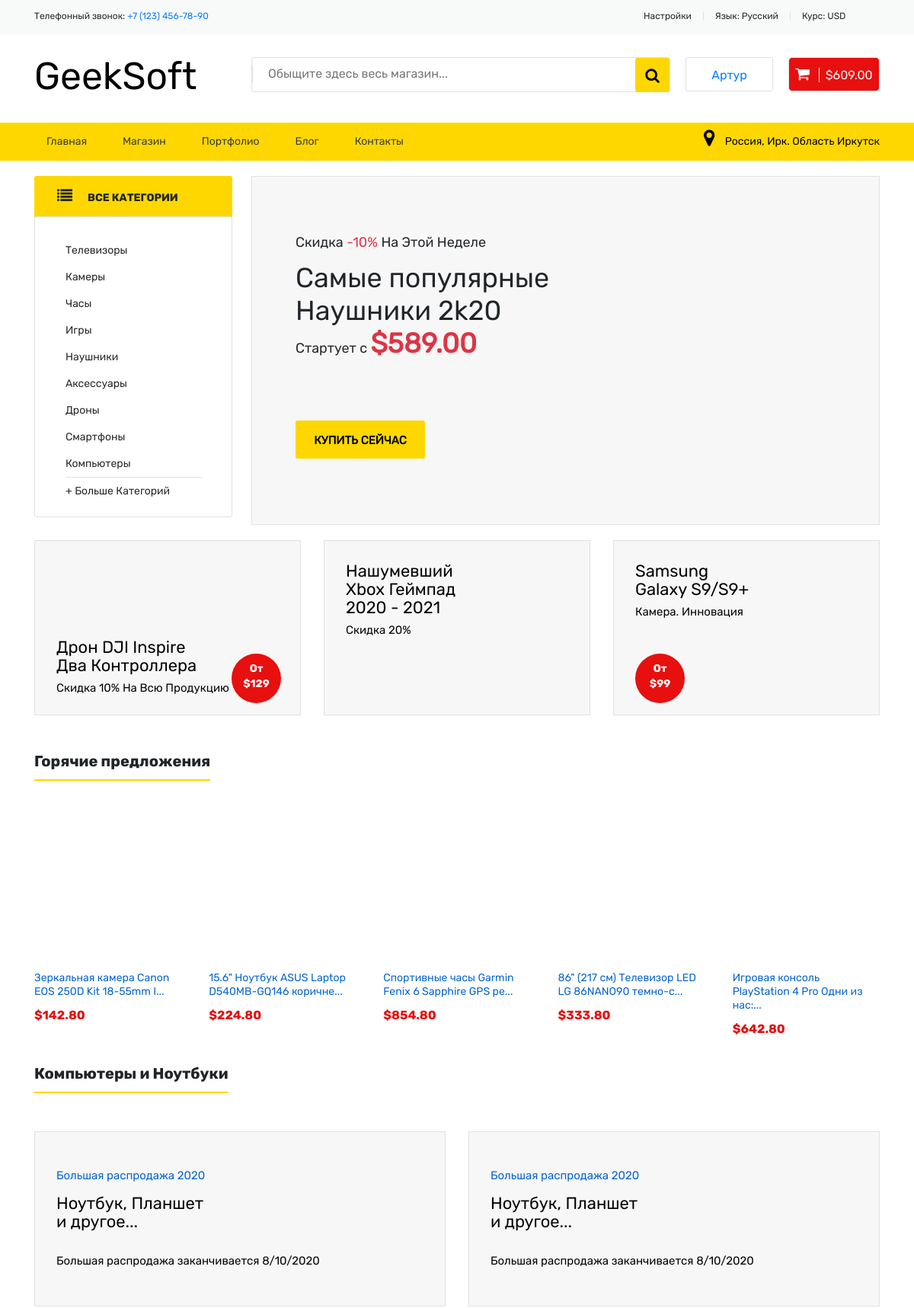
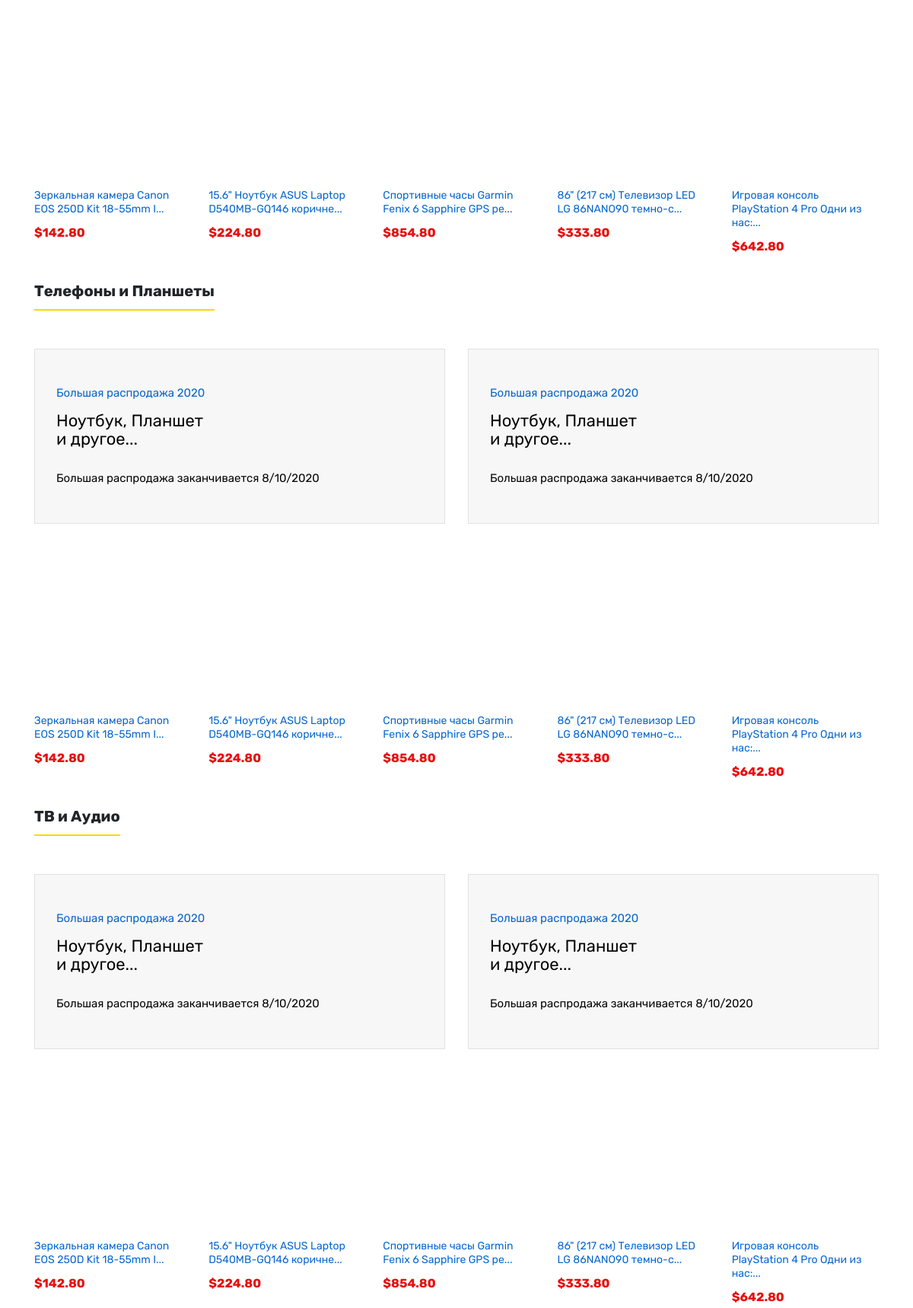
The page / (signed in, upper part) on the database its author committed (2 pictures, top to bottom).
### tables this page shows
CREATE TABLE categories
(
    id integer primary key autoincrement,
    title text
);

CREATE TABLE products
(
    id integer primary key autoincrement,
    title text,
    image_url text,
    price real,
    count integer,
    mini_description text,
    specifications text,
    description text
);

### app.py (the view)
@app.route('/')
def main():
    conn = sqlite3.connect(db_path)
    cur = conn.cursor()
    cur.execute('''select title, image_url, price from products;''')
    products = []
    for item in cur.fetchall():
        products.append(list(item))
    shuffle(products)
    context.update({'products': products})
    cur.execute("select title from categories;")
    categories_list = []
    for item in cur.fetchall():
        categories_list.append(item[0])
    context.update({'categories': categories_list})
    conn.close()
    return render_template("index.html", **context)

### templates/index.html (shortened to what this page needs)
{% extends 'base.html' %}
{% block main %}
    <main>
        <div class="container">
            <div class="offer">
                <div class="row">
                    <div class="col-md-3">
                        <div class="categories">
                            <div class="categories_title text-uppercase">
                                <p><i class="fa fa-list" aria-hidden="true"></i>Все категории</p>
                            </div>
                            <div class="categories_list">
                                <ul>
                                    {% for item in categories %}
                                        <li><a href="/shop?category={{ item }}">{{ item }}</a></li>
                                    {% endfor %}
                                    <li>
                                        <div class="categories_more">
                                            <a href="/shop/">+ Больше Категорий</a>
                                        </div>
                                    </li>
                                </ul>
                            </div>
                        </div>
                    </div>
                    <div class="col-md-9">
                        <div class="main_offer_block">
                            <p>Скидка <span class="text-danger">-10%</span> На Этой Неделе</p>
                            <h1>Самые популярные
                                <br>Наушники 2k20</h1>
                            <p>Стартует с <span class="text-danger">$589.00</span></p>
                            <a href="/details/"><input type="submit" name="" value="Купить сейчас"></a>
                        </div>
                    </div>
                    <div class="col-md-4">
                        <a href="/details/">
                            <div class="little_offer_block little_offer_block-first">
                                <div class="price">
                                    От <br> $129
                                </div>
                                <h2>Дрон DJI Inspire
                                    <br>Два Контроллера</h2>
                                <p>Скидка 10% На Всю Продукцию</p>
                            </div>
                        </a>
                    </div>
                    <div class="col-md-4">
                        <a href="/details/">
                            <div class="little_offer_block">
                                <h2>Нашумевший
                                    <br>Xbox Геймпад
                                    <br>2020 - 2021</h2>
                                <p>Скидка 20%</p>
                            </div>
                        </a>
                    </div>
                    <div class="col-md-4">
                        <a href="/details/">
                            <div class="little_offer_block">
                                <div class="price">
                                    От<br>$99
                                </div>
                                <h2>Samsung <br>Galaxy S9/S9+</h2>
                                <p>Камера. Инновация</p>
                            </div>
                        </a>
                    </div>
                </div>
            </div>
            <div class="products_block">
                <h2 class="section_title">Горячие предложения</h2>
                <div class="row products_list_block">
                    <div class="products_card_wrapper">
                        {% for product in products[:5] %}
                            <div class="col-md-2">
                                <div class="product_card ">
                                    <a href="/details?title={{ product[0] }}">
                                        <div class="product_card_img"
                                             style="background-image: url({{ product[1] }})"></div>
                                        <p class="product_card_title">{{ product[0][:46] }}...</p>
                                        <p class="price text-black">&dollar;{{ product[2] }}0</p>
                                    </a>
                                </div>
                            </div>
                        {% endfor %}
                    </div>
                </div>
            </div>
            <div class="products_block">
                <h2 class="section_title">Компьютеры и Ноутбуки</h2>
                <div class="row products_list_block">
                    <div class="col-md-6">
                        <a href="/details/">
                            <div class="little_offer_block">
                                <p class="sale_block_title">Большая распродажа 2020</p>
                                <h2>Ноутбук, Планшет
                                    <br>и другое...</h2>
                                <p class="ends_in">Большая распродажа заканчивается 8/10/2020</p>
                            </div>
                        </a>
                    </div>
                    <div class="col-md-6">
                        <a href="/details/">
                            <div class="little_offer_block">
                                <p class="sale_block_title">Большая распродажа 2020</p>
                                <h2>Ноутбук, Планшет
                                    <br>и другое...</h2>
                                <p class="ends_in">Большая распродажа заканчивается 8/10/2020</p>
                            </div>
                        </a>
                    </div>
                    <div class="products_card_wrapper">
                        {% for product in products[:5] %}
                            <div class="col-md-2">
                                <div class="product_card ">
                                    <a href="/details?title={{ product[0] }}">
                                        <div class="product_card_img"
                                             style="background-image: url({{ product[1] }})"></div>
                                        <p class="product_card_title">{{ product[0][:46] }}...</p>
                                        <p class="price text-black">&dollar;{{ product[2] }}0</p>
                                    </a>
                                </div>
                            </div>
                        {% endfor %}
                    </div>
                </div>
            </div>
            <div class="products_block">
                <h2 class="section_title">Телефоны и Планшеты</h2>
                <div class="row products_list_block">
                    <div class="col-md-6">
                        <a href="/details/">
                            <div class="little_offer_block">
                                <p class="sale_block_title">Большая распродажа 2020</p>
                                <h2>Ноутбук, Планшет
                                    <br>и другое...</h2>
                                <p class="ends_in">Большая распродажа заканчивается 8/10/2020</p>
                            </div>
                        </a>
                    </div>
                    <div class="col-md-6">
                        <a href="/details/">
                            <div class="little_offer_block">
                                <p class="sale_block_title">Большая распродажа 2020</p>
                                <h2>Ноутбук, Планшет
                                    <br>и другое...</h2>
                                <p class="ends_in">Большая распродажа заканчивается 8/10/2020</p>
                            </div>
                        </a>
                    </div>
                    <div class="products_card_wrapper">
                        {% for product in products[:5] %}
                            <div class="col-md-2">
                                <div class="product_card ">
                                    <a href="/details?title={{ product[0] }}">
                                        <div class="product_card_img"
                                             style="background-image: url({{ product[1] }})"></div>
                                        <p class="product_card_title">{{ product[0][:46] }}...</p>
                                        <p class="price text-black">&dollar;{{ product[2] }}0</p>
                                    </a>
                                </div>
                            </div>
                        {% endfor %}
                    </div>
                </div>
            </div>
            <div class="products_block">
                <h2 class="section_title">ТВ и Аудио</h2>
                <div class="row products_list_block">
                    <div class="col-md-6">
                        <a href="/details/">
                            <div class="little_offer_block">
                                <p class="sale_block_title">Большая распродажа 2020</p>
                                <h2>Ноутбук, Планшет
                                    <br>и другое...</h2>
                                <p class="ends_in">Большая распродажа заканчивается 8/10/2020</p>
                            </div>
                        </a>
                    </div>
                    <div class="col-md-6">
                        <a href="/details/">
                            <div class="little_offer_block">
                                <p class="sale_block_title">Большая распродажа 2020</p>
                                <h2>Ноутбук, Планшет
                                    <br>и другое...</h2>
                                <p class="ends_in">Большая распродажа заканчивается 8/10/2020</p>
                            </div>
                        </a>
                    </div>
                    <div class="products_card_wrapper">
                        {% for product in products[:5] %}
                            <div class="col-md-2">
                                <div class="product_card ">
                                    <a href="/details?title={{ product[0] }}">
                                        <div class="product_card_img"
                                             style="background-image: url({{ product[1] }})"></div>
                                        <p class="product_card_title">{{ product[0][:46] }}...</p>
                                        <p class="price text-black">&dollar;{{ product[2] }}0</p>
                                    </a>
                                </div>
                            </div>
                        {% endfor %}
                    </div>
                </div>
            </div>
        </div>
    </main>
{% endblock %}

### static/css/main.css (style rules this page uses)
body { font-family: "Rubik", sans-serif; }
p { font-size: 14px; line-height: 18px; font-weight: 400; }
main { margin-top: 20px; }
.categories { margin: 10px auto; }
.categories_title { font-family: "Rubik-bold", sans-serif; border-radius: 3px; width: 260px; background-color: #fed700; font-size: 14px; font-weight: 500; vertical-align: middle; margin: -10px auto 0; }
.categories_title p { padding: 18px 30px; vertical-align: middle; margin-bottom: 0; }
.categories_title p i { font-size: 20px; padding-right: 20px; margin-top: -2px; }
.categories_list { width: 260px; background-color: #ffffff; border: 1px solid #e1e1e1; border-radius: 3px; padding-top: 26px; margin: -3px auto 0; }
.categories_list li { list-style-type: none; font-size: 14px; line-height: 35px; }
.categories_list li a { font-weight: 400; color: #242424; }
.categories_more { border-top: 1px solid #e1e1e1; width: 180px; }
.main_offer_block { background-color: #f7f7f7; border: 1px solid #e1e1e1; width: 100%; height: 100%; padding: 77px 57px; }
.main_offer_block p { font-size: 18px; }
.main_offer_block h1 { font-size: 36px; padding-bottom: 5px; }
.main_offer_block p:last-of-type span { font-size: 36px; font-weight: 800; }
.main_offer_block input { width: 170px; height: 50px; background-color: #fed700; font-size: 15px; font-weight: 800; line-height: 50px; text-align: center; margin-top: 70px; border: 0; border-radius: 3px; text-transform: uppercase; }
.little_offer_block { background-color: #f7f7f7; border: 1px solid #e1e1e1; height: 230px; padding: 28px; margin-top: 20px; margin-bottom: 30px; color: #000; transition: 0.3s; }
.little_offer_block h2 { font-size: 22px; line-height: 24px; }
.little_offer_block p { font-size: 15px; line-height: 18px; }
.little_offer_block .price { font-family: "Rubik-bold"; position: absolute; width: 65px; height: 65px; background-color: #e80f0f; border-radius: 100%; font-size: 14px; line-height: 20px; font-weight: 500; color: #fff; text-align: center; padding-top: 10px; margin-top: 120px; }
.little_offer_block .sale_block_title { color: #0363cd; margin-top: 20px; }
.little_offer_block p.ends_in { margin-top: 30px; }
.little_offer_block-first h2 { margin-top: 100px; }
.little_offer_block-first .price { margin-left: 230px; }
.products_block { margin-top: 20px; }
.products_block h2.section_title { display: inline-block; font-family: "Rubik-bold"; font-size: 20px; line-height: 18px; border-bottom: 2px solid #fed700; padding-bottom: 15px; margin-bottom: 30px; }
.products_card_wrapper { display: flex; justify-content: space-between; }
.product_card { width: 190px; }
.product_card .product_card_img { height: 210px; transition: 0.3s; background-size: 190px; background-position: center; background-repeat: no-repeat; }
.product_card .product_card_title { font-size: 14.1px; line-height: 18px; color: #0363cd; padding-top: 10px; margin-bottom: 10px; }
.price { font-family: "Rubik-bold"; font-size: 16px; line-height: 24px; font-weight: 500; color: #e80f0f; float: left; }

### rows shown on the page
categories: title "Телевизоры"
categories: title "Камеры"
categories: title "Часы"
categories: title "Игры"
categories: title "Наушники"
categories: title "Аксессуары"
categories: title "Дроны"
categories: title "Смартфоны"
categories: title "Компьютеры"
products: title "Зеркальная камера Canon EOS 250D Kit 18-55mm I", price "142.8"
products: title "15.6\" Ноутбук ASUS Laptop D540MB-GQ146 коричне", price "224.8"
products: title "Спортивные часы Garmin Fenix 6 Sapphire GPS ре", price "854.8"
products: title "86\" (217 см) Телевизор LED LG 86NANO90 темно-с", price "333.8"
products: title "Игровая консоль PlayStation 4 Pro Одни из нас:", price "642.8"

### other values the page prints
{{ Name }} "Артур"
